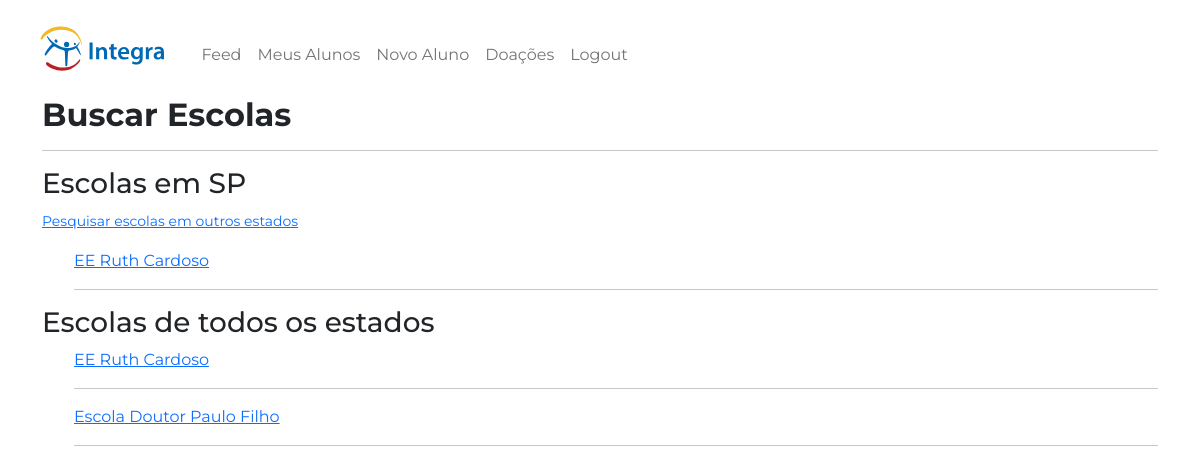
The app's page /find_school/ (signed in) with its own data.
### home/models.py (models this page shows, shortened)
class Profile(models.Model):
  user = models.OneToOneField(User, null=True, on_delete=models.CASCADE)
  cpf = models.CharField(max_length=255)
  profile_type = models.ForeignKey(ProfileType, on_delete=models.CASCADE, null=True)
  cep = models.CharField(max_length=255, null=True)
  rua = models.CharField(max_length=255, null=True)
  bairro = models.CharField(max_length=255, null=True)
  cidade = models.CharField(max_length=255, null=True)
  estado = models.CharField(max_length=255, null=True)
  numero = models.CharField(max_length=255, null=True)

class School(models.Model):
  name = models.CharField(max_length=255)
  state = models.CharField(max_length=2)
  city = models.CharField(max_length=255)
  street = models.CharField(max_length=255)
  number = models.CharField(max_length=5)
  cep = models.BigIntegerField(null=True)
  cnpj = models.BigIntegerField(null=True)

### home/views.py (the view)
# urls.py: path('find_school/', FindSchoolView, name = 'find_school'),
def FindSchoolView(request):
  schools = School.objects.all()
  profiles = Profile.objects.all()
  return render(request, 'find_school.html', {'profiles':profiles,'schools': schools})

### templates/find_school.html (shortened to what this page needs)
{% extends 'base.html' %}
{% block content %}
<h2><b>Buscar Escolas</b></h2>
<div>
{% for profile in profiles %}
  {% if profile.user.id == user.id %}
  <hr><p><h3> Escolas em {{ profile.estado }}</h3> <small><a href="http://127.0.0.1:8000/local_state/SP">Pesquisar escolas em outros estados</small></a></p>
  {% endif %}
{% endfor %}
</div>
<ul>
  {% for profile in profiles %}
    {% if profile.user.id == user.id %}
      {% for school in schools %}
        {% if school.state == profile.estado %}
          <a href="{% url 'school' school.name%}">
            {{ school.name }}
          </a>
          <hr>
        {% endif %}
      {% endfor %}
    {% endif %}
  {% endfor %}
</ul>
<h3>Escolas de todos os estados</h3>
<ul>
  {% for school in schools %}
    <a href="{% url 'school' school.name%}">
      {{ school.name }}
    </a>
    <hr>
  {% endfor %}
</ul>
{% endblock %}

### records on screen
Profile: estado "SP"
School: name "EE Ruth Cardoso"
School: name "Escola Doutor Paulo Filho"
